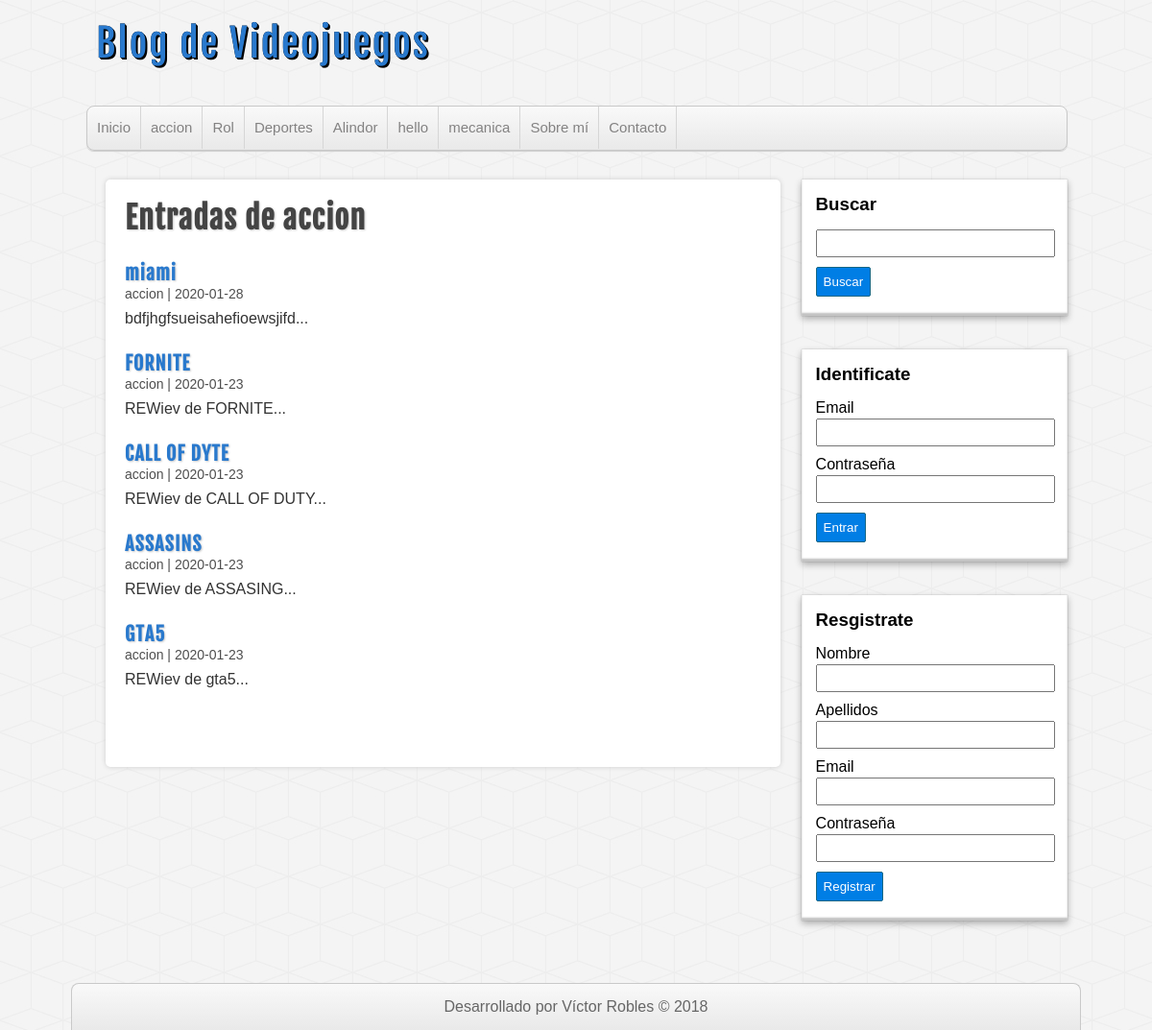
/categoria.php?id=1, run on the app's committed database.
### tables this page shows
CREATE TABLE IF NOT EXISTS `categorias` (
  `id` int(255) NOT NULL AUTO_INCREMENT,
  `nombre` varchar(100) DEFAULT NULL,
  PRIMARY KEY (`id`)
);

CREATE TABLE IF NOT EXISTS `entradas` (
  `id` int(255) NOT NULL AUTO_INCREMENT,
  `usuario_id` int(255) NOT NULL,
  `categoria_id` int(255) NOT NULL,
  `titulo` varchar(255) NOT NULL,
  `descripcion` mediumtext,
  `fecha` date NOT NULL,
  PRIMARY KEY (`id`),
  KEY `fk_entrada_usuarios` (`usuario_id`),
  KEY `fc_entradas_categorias` (`categoria_id`)
);

### includes/helpers.php (called while the page is built, shortened)
<?php
function conseguirCategorias($conexion){
	$sql = "SELECT * FROM categorias ORDER BY id ASC;";
	$categorias = mysqli_query($conexion, $sql);
	$resultado = array();
	if($categorias && mysqli_num_rows($categorias) >= 1){
		$resultado = $categorias;
	}
	return $resultado;
}
function conseguirCategoria($conexion, $id){
	$sql = "SELECT * FROM categorias WHERE id = $id;";
	$categorias = mysqli_query($conexion, $sql);
	$resultado = array();
	if($categorias && mysqli_num_rows($categorias) >= 1){
		$resultado = mysqli_fetch_assoc($categorias);
	}
	return $resultado;
}
function conseguirEntradas($conexion, $limit = null, $categoria = null, $busqueda = null){
	$sql="SELECT e.*, c.nombre AS 'categoria' FROM entradas e ".
		 "INNER JOIN categorias c ON e.categoria_id = c.id ";
	if(!empty($categoria)){
		$sql .= "WHERE e.categoria_id = $categoria ";
	}
	$sql .= "ORDER BY e.id DESC ";
	$entradas = mysqli_query($conexion, $sql);
	return $entradas;
}

### categoria.php (the view, shortened to what this page needs)
<?php require_once 'includes/conexion.php'; ?>
<?php require_once 'includes/helpers.php'; ?>
<?php
	$categoria_actual = conseguirCategoria($db, $_GET['id']);
?>
<?php require_once 'includes/cabecera.php'; ?>
<?php require_once 'includes/lateral.php'; ?>
<div id="principal">
	<h1>Entradas de <?=$categoria_actual['nombre']?></h1>
	<?php
		$entradas = conseguirEntradas($db, null, $_GET['id']);
		if(!empty($entradas) && mysqli_num_rows($entradas) >= 1):
			while($entrada = mysqli_fetch_assoc($entradas)):
	?>
				<article class="entrada">
					<a href="entrada.php?id=<?=$entrada['id']?>">
						<h2><?=$entrada['titulo']?></h2>
						<span class="fecha"><?=$entrada['categoria'].' | '.$entrada['fecha']?></span>
						<p>
							<?=substr($entrada['descripcion'], 0, 180)."..."?>
						</p>
					</a>
				</article>
	<?php
			endwhile;
		else:
	?>
		<div class="alerta">No hay entradas en esta categoría</div>
	<?php endif; ?>
</div>
<?php require_once 'includes/pie.php'; ?>

### includes/cabecera.php (shortened to what this page needs)
<?php require_once 'conexion.php'; ?>
<?php require_once 'includes/helpers.php'; ?>
<!DOCTYPE HTML>
<html lang="es">
	<head>
		<link rel="stylesheet" type="text/css" href="./assets/css/style.css" />
	</head>
	<body>
		<header id="cabecera">
			<div id="logo">
				<a href="index.php">
					Blog de Videojuegos
				</a>
			</div>
			<nav id="menu">
				<ul>
					<li>
						<a href="index.php">Inicio</a>
					</li>
					<?php
						$categorias = conseguirCategorias($db);
						if(!empty($categorias)):
							while($categoria = mysqli_fetch_assoc($categorias)):
					?>
								<li>
									<a href="categoria.php?id=<?=$categoria['id']?>"><?=$categoria['nombre']?></a>
								</li>
					<?php
							endwhile;
						endif;
					?>
					<li>
						<a href="index.php">Sobre mí</a>
					</li>
					<li>
						<a href="index.php">Contacto</a>
					</li>
				</ul>
			</nav>
		</header>
		<div id="contenedor">

### includes/lateral.php (shortened to what this page needs)
<aside id="sidebar">
	<div id="buscador" class="bloque">
		<h3>Buscar</h3>
		<form action="buscar.php" method="POST">
			<input type="text" name="busqueda" />
			<input type="submit" value="Buscar" />
		</form>
	</div>
	<?php if(!isset($_SESSION['usuario'])): ?>
	<div id="login" class="bloque">
		<h3>Identificate</h3>
		<form action="login.php" method="POST">
			<label for="email">Email</label>
			<input type="email" name="email" />
			<label for="password">Contraseña</label>
			<input type="password" name="password" />
			<input type="submit" value="Entrar" />
		</form>
	</div>
	<div id="register" class="bloque">
		<h3>Resgistrate</h3>
		<form action="registro.php" method="POST">
			<label for="nombre">Nombre</label>
			<input type="text" name="nombre" />
			<label for="apellidos">Apellidos</label>
			<input type="text" name="apellidos" />
			<label for="email">Email</label>
			<input type="email" name="email" />
			<label for="password">Contraseña</label>
			<input type="password" name="password" />
			<input type="submit" name="submit" value="Registrar" />
		</form>
	</div>
	<?php endif; ?>
</aside>

### includes/pie.php (shortened to what this page needs)
		</div>
		<footer id="pie">
			<p>Desarrollado por Víctor Robles &copy; 2018</p>
		</footer>
	</body>
</html>

### assets/css/style.css (style rules this page uses)
* { margin: 0px; padding: 0px; font-family: sans-serif, Helvetica, Arial; text-decoration: none; }
body { background: url(../img/cubes.png) #F4F4F4; }
.fecha { color: #4e4e4e; margin-top:5px; font-size: 14px; }
#cabecera { width: 85%; height: auto; background: transparent; margin: 0px auto; }
#logo { float:left; width: 540px; height: 110px; }
#logo a { font-family: "fajala", Helvetica; font-size: 40px; letter-spacing: 2px; color: #2979CD; text-shadow: 0px 0px 0px black, 1px 1px 0px black, 2px 2px 0px black; transition: all 500ms; line-height: 90px; margin-left: 10px; }
#menu { clear: both; width: 100%; height: 45px; background: linear-gradient(to bottom, #f9f9f9 0px, #e9e9e9 100%); border: 1px solid #C9C9C9; border-radius: 8px; box-shadow: 0px 1px 1px #ccc; overflow: hidden; }
#menu ul { list-style: none; }
#menu ul li { float: left; line-height: 44px; border-right: 1px solid #D6D6D6; }
#menu ul li a { display: block; padding-left: 10px; padding-right: 10px; font-size: 15px; color: #838282; }
#contenedor { width: 85%; height: auto; margin: 0px auto; margin-top: 30px; margin-bottom: 30px; }
#sidebar { float:right; width: 27%; height: auto; }
.bloque { display:block; width: 90%; margin: 0px auto; margin-bottom: 35px; background: white; padding: 15px; box-shadow: 0px 0px 1px rgba(0,0,0,0.3), 0px 3px 7px rgba(0,0,0,0.3), 0px 0px 1px #FFFFFF inset, 0px -3px 2px rgba(0,0,0,0.25) inset; }
.bloque h3 { margin-bottom: 15px; }
label, input[type="text"], input[type="email"], input[type="password"] { display: block; width: 95%; margin-top:2px; margin-bottom: 2px; }
input[type="text"], input[type="email"], input[type="password"] { padding: 5px; margin-bottom: 10px; }
input[type="button"], input[type="submit"], .boton { margin-top: 5px; margin-bottom: 5px; display: block; border-radius: 2px; color:white; background: #007ee5; border: 1px solid #156785; cursor:pointer; padding: 7px; }
#principal { float: left; width: 65%; min-height: 572px; background:white; border-radius: 5px; box-shadow: 0px 0px 5px #ccc; margin-left: 20px; padding: 20px; overflow: hidden; }
#principal a { color: #333; }
#principal h1 { font-size: 32px; color: #444; letter-spacing: 1px; text-shadow: 1px 1px 2px #ccc; font-family: "fajala"; }
#principal h2 { font-size: 20px; color: #2979CD; text-shadow: 1px 1px 2px #ccc; letter-spacing: 1px; font-family: "fajala"; margin-top: 25px; }
#principal p { margin-top: 8px; }
#pie { clear:both; width: 85%; margin: 0px auto; background: linear-gradient(to bottom, #f9f9f9 0px, #e9e9e9 100%); border: 1px solid #c9c9c9; border-bottom: none; border-radius: 8px 8px 0px 0px; color: #666; height: auto; padding: 15px; text-align: center; }

### data on the page
categorias: nombre "accion"
categorias: nombre "Rol"
categorias: nombre "Deportes"
categorias: nombre "Alindor"
categorias: nombre "hello"
categorias: nombre "mecanica"
entradas: titulo "miami", categoria.nombre "accion", fecha "2020-01-28", descripcion "bdfjhgfsueisahefioewsjifd"
entradas: titulo "FORNITE", categoria.nombre "accion", fecha "2020-01-23", descripcion "REWiev de FORNITE"
entradas: titulo "CALL OF DYTE", categoria.nombre "accion", fecha "2020-01-23", descripcion "REWiev de CALL OF DUTY"
entradas: titulo "ASSASINS", categoria.nombre "accion", fecha "2020-01-23", descripcion "REWiev de ASSASING"
entradas: titulo "GTA5", categoria.nombre "accion", fecha "2020-01-23", descripcion "REWiev de gta5"
